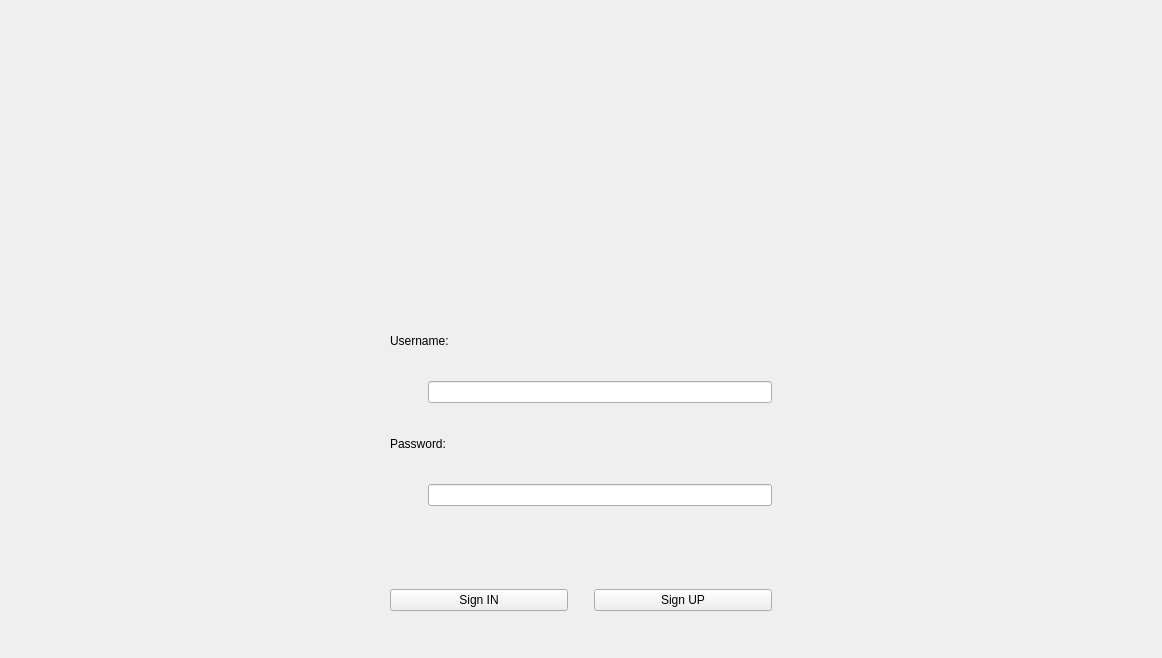
<?xml version="1.0" encoding="UTF-8"?>
<ui version="4.0">
 <class>LoginWindow</class>
 <widget class="QMainWindow" name="LoginWindow">
  <property name="geometry">
   <rect>
    <x>0</x>
    <y>0</y>
    <width>1162</width>
    <height>658</height>
   </rect>
  </property>
  <property name="windowTitle">
   <string>MainWindow</string>
  </property>
  <property name="layoutDirection">
   <enum>Qt::LeftToRight</enum>
  </property>
  <widget class="QWidget" name="centralwidget">
   <layout class="QHBoxLayout" name="horizontalLayout">
    <item>
     <spacer name="horizontalSpacer_9">
      <property name="orientation">
       <enum>Qt::Horizontal</enum>
      </property>
      <property name="sizeHint" stdset="0">
       <size>
        <width>40</width>
        <height>20</height>
       </size>
      </property>
     </spacer>
    </item>
    <item>
     <layout class="QVBoxLayout" name="MainForm" stretch="3,1,1,1,1">
      <item>
       <layout class="QHBoxLayout" name="LogoLayout">
        <item>
         <widget class="QLabel" name="Logo">
          <property name="text">
           <string/>
          </property>
          <property name="pixmap">
           <pixmap resource="Images/resourses.qrc">:/resourses/songsCovers/sound.jpg</pixmap>
          </property>
          <property name="alignment">
           <set>Qt::AlignCenter</set>
          </property>
         </widget>
        </item>
       </layout>
      </item>
      <item>
       <layout class="QVBoxLayout" name="UserNameLayout" stretch="12345,1">
        <item>
         <layout class="QHBoxLayout" name="TextLayout" stretch="0,0">
          <item>
           <widget class="QLabel" name="label">
            <property name="text">
             <string>Username:</string>
            </property>
           </widget>
          </item>
          <item>
           <spacer name="horizontalSpacer_2">
            <property name="orientation">
             <enum>Qt::Horizontal</enum>
            </property>
            <property name="sizeHint" stdset="0">
             <size>
              <width>40</width>
              <height>20</height>
             </size>
            </property>
           </spacer>
          </item>
         </layout>
        </item>
        <item>
         <layout class="QHBoxLayout" name="InputLayout" stretch="1,9">
          <item>
           <spacer name="horizontalSpacer">
            <property name="orientation">
             <enum>Qt::Horizontal</enum>
            </property>
            <property name="sizeHint" stdset="0">
             <size>
              <width>40</width>
              <height>20</height>
             </size>
            </property>
           </spacer>
          </item>
          <item>
           <widget class="QLineEdit" name="lineEdit_2"/>
          </item>
         </layout>
        </item>
       </layout>
      </item>
      <item>
       <layout class="QVBoxLayout" name="PasswordLayout" stretch="1,1">
        <item>
         <layout class="QHBoxLayout" name="TextLayout_2" stretch="0,0">
          <item>
           <widget class="QLabel" name="label_2">
            <property name="text">
             <string>Password:</string>
            </property>
           </widget>
          </item>
          <item>
           <spacer name="horizontalSpacer_3">
            <property name="orientation">
             <enum>Qt::Horizontal</enum>
            </property>
            <property name="sizeHint" stdset="0">
             <size>
              <width>40</width>
              <height>20</height>
             </size>
            </property>
           </spacer>
          </item>
         </layout>
        </item>
        <item>
         <layout class="QHBoxLayout" name="InputLayout_2" stretch="1,9">
          <item>
           <spacer name="horizontalSpacer_4">
            <property name="orientation">
             <enum>Qt::Horizontal</enum>
            </property>
            <property name="sizeHint" stdset="0">
             <size>
              <width>40</width>
              <height>20</height>
             </size>
            </property>
           </spacer>
          </item>
          <item>
           <widget class="QLineEdit" name="lineEdit"/>
          </item>
         </layout>
        </item>
       </layout>
      </item>
      <item>
       <spacer name="verticalSpacer">
        <property name="orientation">
         <enum>Qt::Vertical</enum>
        </property>
        <property name="sizeType">
         <enum>QSizePolicy::Maximum</enum>
        </property>
        <property name="sizeHint" stdset="0">
         <size>
          <width>20</width>
          <height>40</height>
         </size>
        </property>
       </spacer>
      </item>
      <item>
       <layout class="QHBoxLayout" name="horizontalLayout_2">
        <item>
         <widget class="QPushButton" name="SignUpButton">
          <property name="text">
           <string>Sign IN</string>
          </property>
         </widget>
        </item>
        <item>
         <spacer name="verticalSpacer_2">
          <property name="orientation">
           <enum>Qt::Vertical</enum>
          </property>
          <property name="sizeHint" stdset="0">
           <size>
            <width>20</width>
            <height>40</height>
           </size>
          </property>
         </spacer>
        </item>
        <item>
         <widget class="QPushButton" name="SignInButton">
          <property name="text">
           <string>Sign UP</string>
          </property>
         </widget>
        </item>
       </layout>
      </item>
     </layout>
    </item>
    <item>
     <spacer name="horizontalSpacer_10">
      <property name="orientation">
       <enum>Qt::Horizontal</enum>
      </property>
      <property name="sizeHint" stdset="0">
       <size>
        <width>40</width>
        <height>20</height>
       </size>
      </property>
     </spacer>
    </item>
   </layout>
  </widget>
 </widget>
 <resources>
  <include location="Images/resourses.qrc"/>
 </resources>
 <connections/>
</ui>
